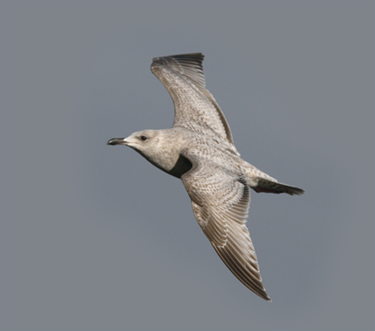
%> input picture html/data/bird.bmp, 375 x 331 px
$ octave proj1.m   (GNU Octave 9; MATLAB toolbox functions it lacks are replaced by stand-ins)
%> lines starting %> are read from the running program, lines starting %| are printed output that depends on the picture
### code/my_imfilter.m
function output = my_imfilter(image, filter)
% This function is intended to behave like the built in function imfilter()
% See 'help imfilter' or 'help conv2'. While terms like "filtering" and
% "convolution" might be used interchangeably, and they are indeed nearly
% the same thing, there is a difference:
% from 'help filter2'
%    2-D correlation is related to 2-D convolution by a 180 degree rotation
%    of the filter matrix.

% Your function should work for color images. Simply filter each color
% channel independently.

% Your function should work for filters of any width and height
% combination, as long as the width and height are odd (e.g. 1, 7, 9). This
% restriction makes it unambigious which pixel in the filter is the center
% pixel.

% Boundary handling can be tricky. The filter can't be centered on pixels
% at the image boundary without parts of the filter being out of bounds. If
% you look at 'help conv2' and 'help imfilter' you see that they have
% several options to deal with boundaries. You should simply recreate the
% default behavior of imfilter -- pad the input image with zeros, and
% return a filtered image which matches the input resolution. A better
% approach is to mirror the image content over the boundaries for padding.

% % Uncomment if you want to simply call imfilter so you can see the desired
% % behavior. When you write your actual solution, you can't use imfilter,
% % filter2, conv2, etc. Simply loop over all the pixels and do the actual
% % computation. It might be slow.
% output = imfilter(image, filter);


%%%%%%%%%%%%%%%%
% [5 lines of commented-out code are left out]
s = size(image);
z = size(filter);
output = zeros(s);
image = padarray(image, [(z(1)-1)/2,(z(2)-1)/2]);
l = (z(1)-1)/2;
m = (z(2)-1)/2;

for k = 1: s(3)
   for i= 1+l :l+s(1)
    for j= 1+m : m+s(2)
       temp = image ((i-l): (i+l) , (j-m) : (j+m), k) .* filter;
       output(i-l,j-m,k) = sum(sum(temp));
    end
   end
end


%%%%%%%%%%%%%%%%

### code/vis_hybrid_image.m
function output = vis_hybrid_image(hybrid_image)
%visualize a hybrid image by progressively downsampling the image and
%concatenating all of the images together.

scales = 5; %how many downsampled versions to create
scale_factor = 0.5; %how much to downsample each time
padding = 5; %how many pixels to pad.

original_height = size(hybrid_image,1);
num_colors = size(hybrid_image,3); %counting how many color channels the input has
output = hybrid_image;
cur_image = hybrid_image;

for i = 2:scales
    %add padding
    output = cat(2, output, ones(original_height, padding, num_colors));

    %dowsample image;
    cur_image = imresize(cur_image, scale_factor, 'bilinear');
    %pad the top and append to the output
    tmp = cat(1,ones(original_height - size(cur_image,1), size(cur_image,2), num_colors), cur_image);
    output = cat(2, output, tmp);
end


%code by James Hays

### code/proj1.m
% Before trying to construct hybrid images, it is suggested that you
% implement my_imfilter.m and then debug it using proj1_test_filtering.m

% Debugging tip: You can split your MATLAB code into cells using "%%"
% comments. The cell containing the cursor has a light yellow background,
% and you can press Ctrl+Enter to run just the code in that cell. This is
% useful when projects get more complex and slow to rerun from scratch

close all; % closes all figures

%% Setup
% read images and convert to floating point format
image1 = im2single(imread('/Users/varsha/Desktop/CV/proj1/data/bird.bmp'));
image2 = im2single(imread('/Users/varsha/Desktop/CV/proj1/data/plane.bmp'));
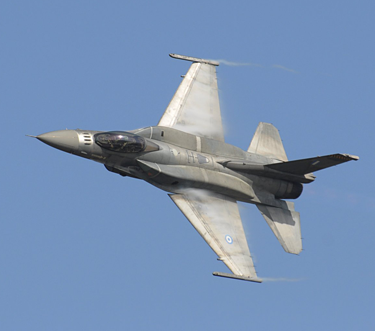
%> input picture html/data/plane.bmp, 375 x 331 px

% Several additional test cases are provided for you, but feel free to make
% your own (you'll need to align the images in a photo editor such as
% Photoshop). The hybrid images will differ depending on which image you
% assign as image1 (which will provide the low frequencies) and which image
% you asign as image2 (which will provide the high frequencies)

%% Filtering and Hybrid Image construction
cutoff_frequency = 7; %This is the standard deviation, in pixels, of the
% Gaussian blur that will remove the high frequencies from one image and
% remove the low frequencies from another image (by subtracting a blurred
% version from the original version). You will want to tune this for every
% image pair to get the best results.
filter = fspecial('Gaussian', cutoff_frequency*4+1, cutoff_frequency);

%%%%%%%%%%%%%%%%%%%%%%%%%%%%%%%%%%%%%%%%%%%%%%%%%%%%%%%%%%%%%%%%%%%
% YOUR CODE BELOW. Use my_imfilter to create 'low_frequencies' and
% 'high_frequencies' and then combine them to create 'hybrid_image'
%%%%%%%%%%%%%%%%%%%%%%%%%%%%%%%%%%%%%%%%%%%%%%%%%%%%%%%%%%%%%%%%%%%

%%%%%%%%%%%%%%%%%%%%%%%%%%%%%%%%%%%%%%%%%%%%%%%%%%%%%%%%%%%%%%%%%%%%%%%%
% Remove the high frequencies from image1 by blurring it. The amount of
% blur that works best will vary with different image pairs
%%%%%%%%%%%%%%%%%%%%%%%%%%%%%%%%%%%%%%%%%%%%%%%%%%%%%%%%%%%%%%%%%%%%%%%%

low_frequencies = my_imfilter(image1,filter);


%%%%%%%%%%%%%%%%%%%%%%%%%%%%%%%%%%%%%%%%%%%%%%%%%%%%%%%%%%%%%%%%%%%%%%%%
% Remove the low frequencies from image2. The easiest way to do this is to
% subtract a blurred version of image2 from the original version of image2.
% This will give you an image centered at zero with negative values.
%%%%%%%%%%%%%%%%%%%%%%%%%%%%%%%%%%%%%%%%%%%%%%%%%%%%%%%%%%%%%%%%%%%%%%%%

high_frequencies = image2 - my_imfilter(image2,filter);
%> in my_imfilter (call 2), `image = padarray(image, [(z(1)-1)/2,(z(2)-1)/2]);`:
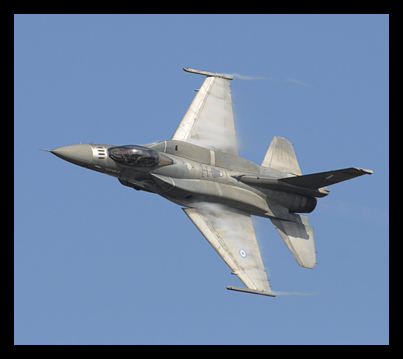
%> image: size 359x403x3 single; mean R, G, B 0.402, 0.488, 0.606
%> after the loop in my_imfilter (call 2), `for k = 1: s(3)`:
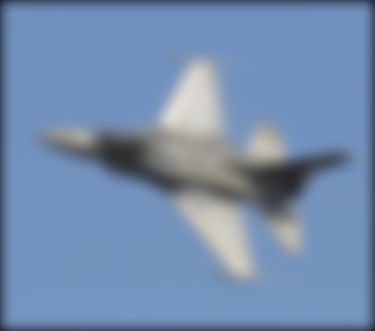
%> output: size 331x375x3 double; mean R, G, B 0.457, 0.552, 0.685

%%%%%%%%%%%%%%%%%%%%%%%%%%%%%%%%%%%%%%%%%%%%%%%%%%%%%%%%%%%%%%%%%%%%%%%%
% Combine the high frequencies and low frequencies
%%%%%%%%%%%%%%%%%%%%%%%%%%%%%%%%%%%%%%%%%%%%%%%%%%%%%%%%%%%%%%%%%%%%%%%%

hybrid_image = high_frequencies + low_frequencies;
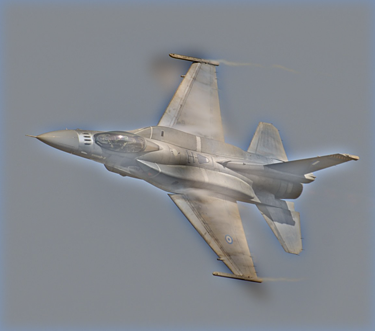
%> hybrid_image: size 331x375x3 single; mean R, G, B 0.499, 0.516, 0.542; drawn with min black and max white

%% Visualize and save outputs
figure(1); imshow(low_frequencies)
figure(2); imshow(high_frequencies + 0.5);
vis = vis_hybrid_image(hybrid_image);
%> the loop in vis_hybrid_image, `for i = 2:scales` made 4 passes
%> pass 1, in vis_hybrid_image, `tmp = cat(1,ones(original_height - size(cur_image,1), size(cur_image,2..`:
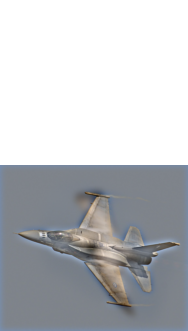
%> tmp: size 331x188x3 single; mean R, G, B 0.749, 0.757, 0.771
%> pass 1, in vis_hybrid_image, `output = cat(2, output, tmp);`:
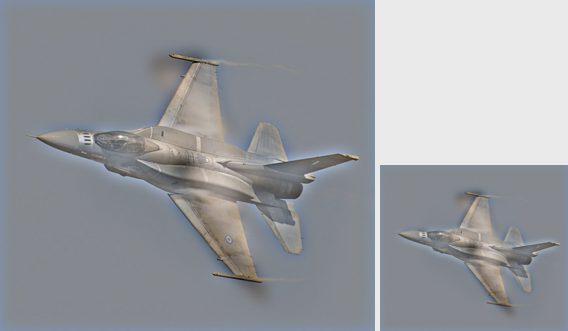
%> output: size 331x568x3 single; mean R, G, B 0.587, 0.6, 0.622; drawn with min black and max white
%> after the loop in vis_hybrid_image, `for i = 2:scales`:
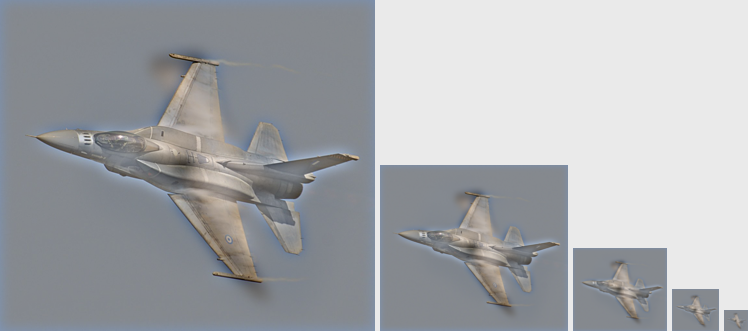
%> output: size 331x748x3 single; mean R, G, B 0.665, 0.676, 0.694; drawn with min black and max white
figure(3); imshow(vis);
imwrite(low_frequencies, 'low_frequencies.jpg', 'quality', 95);
imwrite(high_frequencies + 0.5, 'high_frequencies.jpg', 'quality', 95);
imwrite(hybrid_image, 'hybrid_image.jpg', 'quality', 95);
imwrite(vis, 'hybrid_image_scales.jpg', 'quality', 95);
